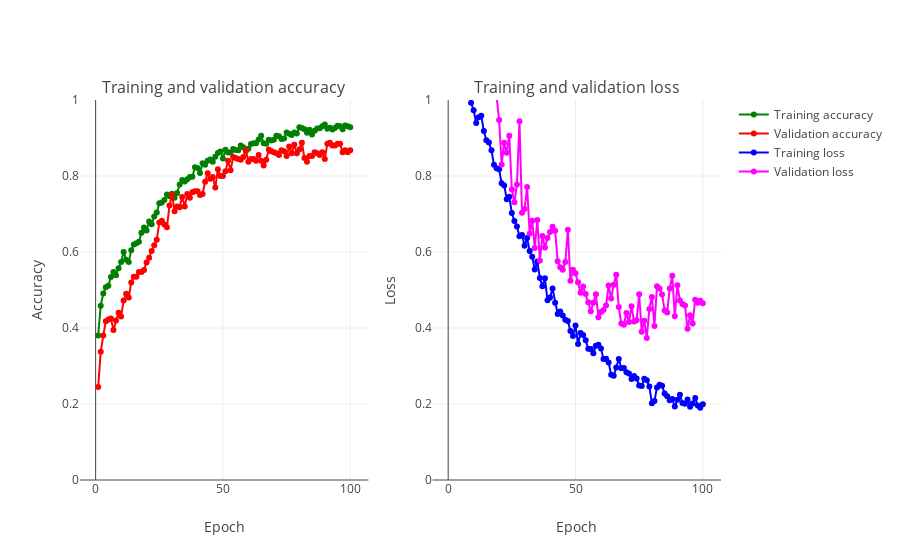

Here is the notebook cell this chart was saved with:
### Code cell
plot_accuracy_and_loss(train_model)
